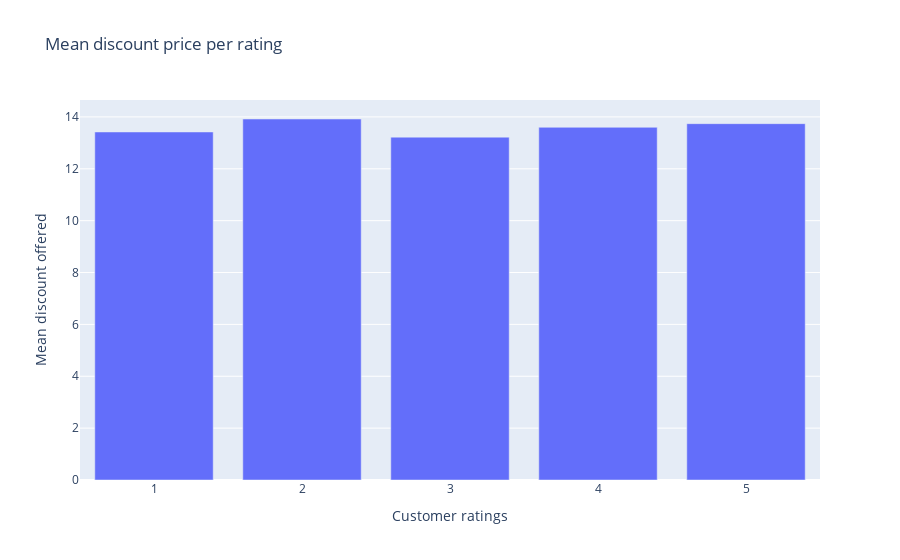

Write notebook code for a chart like this one.
### Code cell
trace5=go.Bar(x=['1','2','3','4','5'],y=[13.42,13.92,13.22,13.60,13.74])
trans_bar=[trace5]
layout=dict(title='Mean discount price per rating',xaxis=dict(title='Customer ratings'),yaxis=dict(title='Mean discount offered'),barmode='stack')
fig=dict(data=trans_bar,layout=layout)
offline.iplot(fig)

### Figure 1 — Plotly figure (JSON) as saved in the notebook; plotly's stock layout.template omitted (floating-point values rounded to 4 significant figures)
{"data": [{"type": "bar", "x": ["1", "2", "3", "4", "5"], "y": [13.42, 13.92, 13.22, 13.6, 13.74]}], "layout": {"barmode": "stack", "title": {"text": "Mean discount price per rating"}, "xaxis": {"title": {"text": "Customer ratings"}, "type": "category", "range": [-0.5, 4.5], "autorange": true}, "yaxis": {"title": {"text": "Mean discount offered"}, "type": "linear", "range": [0, 14.65], "autorange": true}, "autosize": true}}
